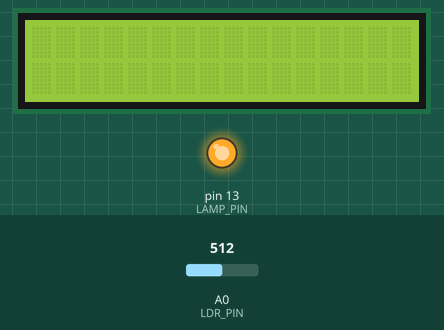
This sketch was run on a simulated Arduino Uno, built with avr-gcc and run on an emulated ATmega328P. Shown: 16×2 character LCD, output pins drawn as LEDs (lit = HIGH). The test bench sets the inputs (shaded band); at power-on: A0 (LDR_PIN) = 512.

Above: at 1.2 s.
1.3 s: A0 (LDR_PIN) set to 531
At 2.4 s:
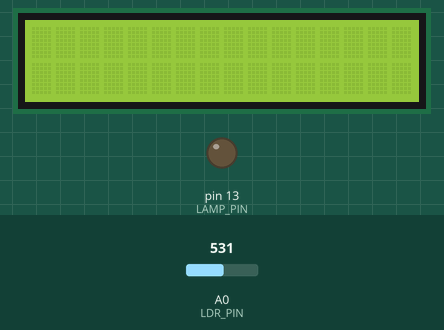
2.8 s: A0 (LDR_PIN) set to 511
At 4.0 s:
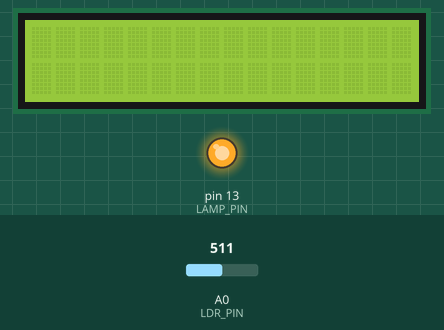
4.3 s: A0 (LDR_PIN) set to 527
At 4.6 s:
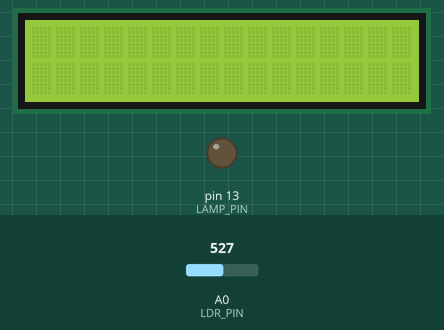
Timing chart, 0 to 7.3 s (numbered marks = the images above; inputs shaded):
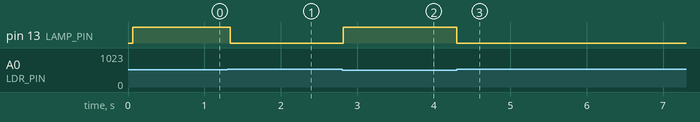

Measured:
- the behaviour switches between 516 and 517 on A0 (LDR_PIN) (found by bisection; images 0 and 1)
- after the input at 1.3 s, pin 13 (LAMP_PIN): HIGH → LOW at once
- after the input at 2.8 s, pin 13 (LAMP_PIN): LOW → HIGH at once
- after the input at 4.3 s, pin 13 (LAMP_PIN): HIGH → LOW at once

The sketch:

Main.ino
```cpp
#include <LiquidCrystal.h>
#include <SoftwareSerial.h>

#include "Logging.h"
#include "LampLogic.h"

// Lamp Pin & Photoresistor / LDR (analog) Pin
#define LAMP_PIN 13
#define LDR_PIN  A0

// Virtual Terminal Pins
#define RXD_PIN 10
#define TXD_PIN 9

SoftwareSerial Terminal(
  TXD_PIN, RXD_PIN
);

// LCD Display Pins
#define RS_PIN 12
#define EN_PIN 11
#define D4_PIN 5
#define D5_PIN 4
#define D6_PIN 3
#define D7_PIN 2

LiquidCrystal LcdDisplay(
  RS_PIN, EN_PIN,
  D4_PIN, D5_PIN,
  D6_PIN, D7_PIN
);

// Baud Rate
#define BAUD_RATE 9600

void setup() {
  pinMode(LAMP_PIN, OUTPUT);

  Serial.begin(BAUD_RATE);
  Terminal.begin(BAUD_RATE);
  LcdDisplay.begin(16, 2);
}

void loop() {

  Logging Log;
  LampLogic lampLogic;

  int PhotoResistor = analogRead(LDR_PIN);
  ResultLogic LampLogicResult = lampLogic.Logic(PhotoResistor);

  analogWrite(LAMP_PIN, LampLogicResult.Brightness);

  Log.ConditionLogging(Terminal, LcdDisplay,
    PhotoResistor, LampLogicResult.LampCondition
  );

}
```

LampLogic.h
```cpp
struct ResultLogic {

  int Brightness;
  String LampCondition;

};

class LampLogic {

  public:

    ResultLogic Logic(int PhotoResistor) {

      ResultLogic Result;

      if(PhotoResistor < 517) {
        Result.Brightness = map(
          PhotoResistor + 517,
          0, 1023, 0, 255
        );

        Result.LampCondition = "Lampu Menyala";

      } else {

        Result.Brightness = 0;
        Result.LampCondition = "Lampu Mati";
      }

      return Result;
    }

};
```

Logging.h
```cpp
#include <Arduino.h>
#include <LiquidCrystal.h>
#include <SoftwareSerial.h>

class Logging {

  public:

    void ConditionLogging(SoftwareSerial Terminal, LiquidCrystal LcdDisplay,
      int PhotoResistor, String LampCondition) {

      String LogMessage = (
        "{ 'photoresistor' : " + String(PhotoResistor) + ", " +
        "'lamp_condition' : '"  + String(LampCondition) + "' }"
      );

      Terminal.println(LogMessage);

      LcdDisplay.print("Hasil : ");
      LcdDisplay.setCursor(0, 1);
      LcdDisplay.println("\t" + LampCondition + " \t\t");

    }

};
```
